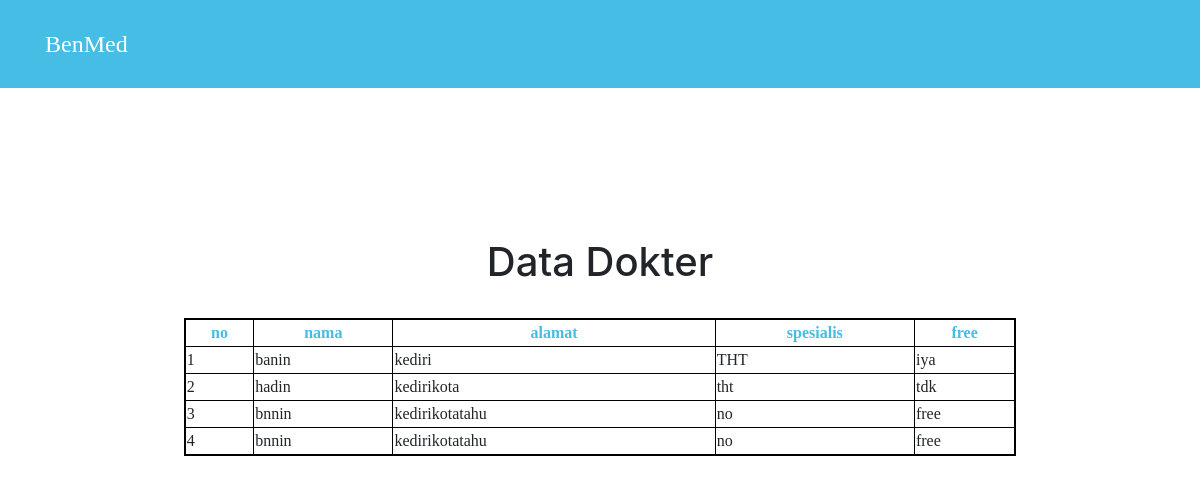
/tampildatadokter.php, run on the app's committed database.
### tables this page shows
CREATE TABLE `doctor` (
  `id` int(5) NOT NULL,
  `nama` varchar(10) NOT NULL,
  `alamat` varchar(30) NOT NULL,
  `spesialis` varchar(30) NOT NULL,
  `free` varchar(5) NOT NULL
);

### tampildatadokter.php (the view, shortened to what this page needs)
<!DOCTYPE html>
<html lang="en">
<head>
    <link rel="stylesheet" href="https://maxcdn.bootstrapcdn.com/bootstrap/4.1.0/css/bootstrap.min.css">
    <link rel="stylesheet" href="css/styles.css">
</head>
<body>
    <section id="section1">
        <div class="container">
            <div id="selector_1" class="row">
                <div id="selector1" class="col-lg-12">
                    <div class="wrapper-flex-spacebetween">
                        <div class="wrapper-flex-center">
                            <div class="tulisan1-judul">
                                BenMed
                            </div>
                        </div>
                    </div>
                </div>
            </div>
        </div>
    </section>
    <section id="section2-dokter">
        <div class="container">
            <div class="row">
                <div class="col-lg-12">
                    <div class="wrapper-flex-center-down" style="height: 500px">
                        <h1>Data Dokter</h1>
                        <br>
                        <table border="1" style="height: fit-content; width:75%; border: 2px solid black; font-family: montserrat;">
                            <tr style="width: 300px; text-align:center; color: #45bde5;">
                                <th>no</th>
                                <th>nama</th>
                                <th>alamat</th>
                                <th>spesialis</th>
                                <th>free</th>
                            </tr>
                            <?php
                                require 'koneksi.php';
                                $no = 1;
                                $data = mysqli_query($koneksi, "SELECT * FROM doctor");
                                while($d = mysqli_fetch_array($data)){
                            ?>
                                <tr>
                                    <td><?php echo $no++?></td>
                                    <td><?php echo $d['nama']?></td>
                                    <td><?php echo $d['alamat']?></td>
                                    <td><?php echo $d['spesialis']?></td>
                                    <td><?php echo $d['free']?></td>
                                </tr>
                            <?php
                                }
                            ?>
                        </table>
                    </div>
                </div>
            </div>
        </div>
    </section>
</body>
</html>

### css/styles.css (style rules this page uses)
body, html { padding: 0; margin: 0; -webkit-box-sizing: border-box; box-sizing: border-box; overflow-x: hidden; }
body { margin: 0; padding: 0; max-width: 100%; }
section { margin-top: 150px; }
.wrapper-flex-spacebetween { display: -webkit-box; display: -ms-flexbox; display: flex; width: 100%; -webkit-box-pack: justify; -ms-flex-pack: justify; justify-content: space-between; -webkit-box-align: center; -ms-flex-align: center; align-items: center; }
.wrapper-flex-center { display: -webkit-box; display: -ms-flexbox; display: flex; -webkit-box-pack: center; -ms-flex-pack: center; justify-content: center; -webkit-box-align: center; -ms-flex-align: center; align-items: center; height: 100%; width: 100%; }
.wrapper-flex-center-down { display: -webkit-box; display: -ms-flexbox; display: flex; -webkit-box-align: center; -ms-flex-align: center; align-items: center; -webkit-box-orient: vertical; -webkit-box-direction: normal; -ms-flex-direction: column; flex-direction: column; width: 100%; }
.tulisan1-judul { width: -webkit-fit-content; width: -moz-fit-content; width: fit-content; height: -webkit-fit-content; height: -moz-fit-content; height: fit-content; font-family: montserrat; font-size: 1.5rem; }
body #section1 { margin-top: 0; background-color: #45bde5; }
body #section1 #selector_1 #selector1 .wrapper-flex-spacebetween { height: 88px; }
body #section1 #selector_1 #selector1 .wrapper-flex-spacebetween .wrapper-flex-center { width: -webkit-fit-content; width: -moz-fit-content; width: fit-content; }
body #section1 #selector_1 #selector1 .wrapper-flex-spacebetween .wrapper-flex-center .tulisan1-judul { color: white; }

### data on the page
doctor: nama "banin", alamat "kediri", spesialis "THT", free "iya"
doctor: nama "hadin", alamat "kedirikota", spesialis "tht", free "tdk"
doctor: nama "bnnin", alamat "kedirikotatahu", spesialis "no", free "free"
doctor: nama "bnnin", alamat "kedirikotatahu", spesialis "no", free "free"
